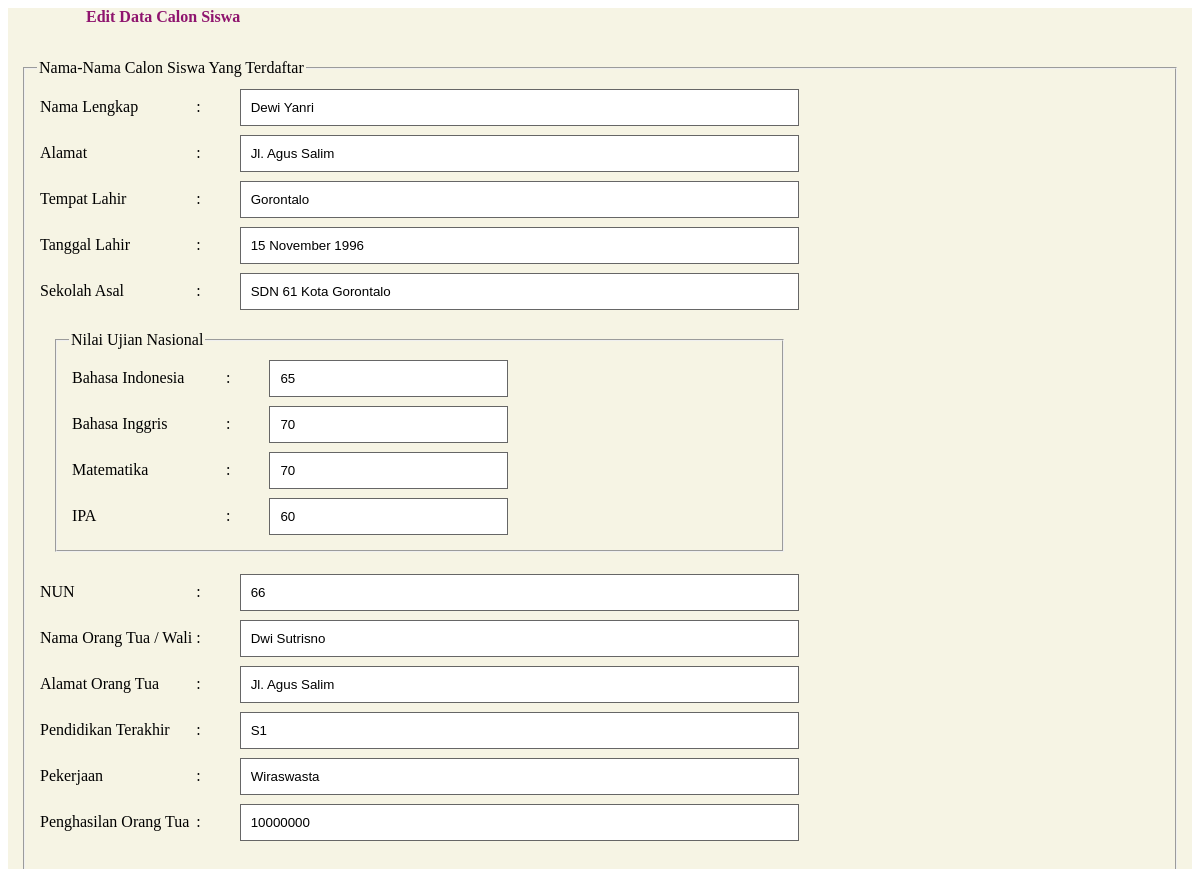
Page /admin/edit-siswa.php?id_siswa=9 on the committed database.
### tables this page shows
CREATE TABLE IF NOT EXISTS `tbl_siswa` (
  `id_siswa` int(11) NOT NULL AUTO_INCREMENT,
  `nama` varchar(200) NOT NULL,
  `alamat` varchar(200) NOT NULL,
  `tmp_lahir` varchar(200) NOT NULL,
  `tgl_lahir` varchar(200) NOT NULL,
  `sekolah` varchar(200) NOT NULL,
  `ind` varchar(200) NOT NULL,
  `ing` varchar(200) NOT NULL,
  `mat` varchar(200) NOT NULL,
  `ipa` varchar(200) NOT NULL,
  `nun` varchar(100) NOT NULL,
  `ortu` varchar(200) NOT NULL,
  `alamat_ortu` varchar(200) NOT NULL,
  `pendidikan` varchar(200) NOT NULL,
  `pekerjaan` varchar(200) NOT NULL,
  `penghasilan` varchar(200) NOT NULL,
  PRIMARY KEY (`id_siswa`)
);

### admin/edit-siswa.php (the view, shortened to what this page needs)
<link href="http://ajax.googleapis.com/ajax/libs/jqueryui/1.8.6/themes/sunny/jquery-ui.css" type="text/css" rel="stylesheet"/>
<div id="rightPan">
<h2>Edit Data Calon Siswa</h2>
<fieldset>
<legend>Nama-Nama Calon Siswa Yang Terdaftar</legend>
<form method="post" action="" name="frm" id="frm">
<table>
<?php
$q = mysql_query("select * from tbl_siswa where id_siswa='$_GET[id_siswa]'");
while($r=mysql_fetch_array($q))
{
?>
<tr><td>Nama Lengkap</td><td>: <input type="text" name="nama" size="65" value="<?php echo $r['nama']; ?>"></td></tr>
<tr><td>Alamat</td><td>: <input type="text" name="alamat" size="65" value="<?php echo $r['alamat']; ?>"></td></tr>
<tr><td>Tempat Lahir</td><td>: <input type="text" name="tempat_lahir" size="65" value="<?php echo $r['tmp_lahir']; ?>"></td></tr>
<tr><td>Tanggal Lahir</td><td>: <input type="text" name="tanggal_lahir" size="65" id="tanggal_lahir" value="<?php echo $r['tgl_lahir']; ?>"></td></tr>
<tr><td>Sekolah Asal</td><td>: <input type="text" name="sekolah_asal" size="65" value="<?php echo $r['sekolah']; ?>"></td></tr>
<tr><td colspan="2">
<fieldset>
<legend>Nilai Ujian Nasional</legend>
<table>
<tr><td width="150">Bahasa Indonesia</td><td>: <input type="text" name="bhs_indo" size="25" maxlength="3" onchange="hitNilai()" value="<?php echo $r['ind']; ?>"></td></tr>
<tr><td>Bahasa Inggris</td><td>: <input type="text" name="bhs_ing" size="25" maxlength="3" onchange="hitNilai()" value="<?php echo $r['ing']; ?>"></td></tr>
<tr><td>Matematika</td><td>: <input type="text" name="matematika" size="25" maxlength="3" onchange="hitNilai()" value="<?php echo $r['mat']; ?>"></td></tr>
<tr><td>IPA</td><td>: <input type="text" name="ipa" size="25" maxlength="3" onchange="hitNilai()" value="<?php echo $r['ipa']; ?>"></td></tr>
</table>
</fieldset>
</td></tr>
<tr><td>NUN</td><td>: <input type="text" name="nun" size="65" readonly="readonly" value="<?php echo $r['nun']; ?>"></td></tr>
<tr><td>Nama Orang Tua / Wali</td><td>: <input type="text" name="nama_orang_tua" size="65" value="<?php echo $r['ortu']; ?>"></td></tr>
<tr><td>Alamat Orang Tua</td><td>: <input type="text" name="alamat_orang_tua" size="65" value="<?php echo $r['alamat_ortu']; ?>"></td></tr>
<tr><td>Pendidikan Terakhir</td><td>: <input type="text" name="pendidikan_terakhir" size="65" value="<?php echo $r['pendidikan']; ?>"></td></tr>
<tr><td>Pekerjaan</td><td>: <input type="text" name="pekerjaan" size="65" value="<?php echo $r['pekerjaan']; ?>"></td></tr>
<tr><td>Penghasilan Orang Tua</td><td>: <input type="text" name="penghasilan" size="65" value="<?php echo $r['penghasilan']; ?>"></td></tr>
<?php
}
?>
</table>
</form>
</fieldset>
</div>

### admin/edit-siswa.php (style rules this page uses)
#rightPan { width:100%; float:left; background-color:#F6F4E4; }
#rightPan fieldset { margin:15px; }
#rightPan form input { margin:3px 0 2px 35px; padding:10px; border:1px solid #666666; }
#rightPan h2 { height:36px; color:#8F146E; font-size:16px; padding:0 0 0 75px; margin:0px 0 0 3px; }

### rows in the picture
tbl_siswa: nama "Dewi Yanri", alamat "Jl. Agus Salim", tempat_lahir "Gorontalo", tanggal_lahir "15 November 1996", sekolah_asal "SDN 61 Kota Gorontalo", bhs_indo "65", bhs_ing "70", matematika "70", ipa "60", nun "66", nama_orang_tua "Dwi Sutrisno", alamat_orang_tua "Jl. Agus Salim", pendidikan_terakhir "S1", pekerjaan "Wiraswasta", penghasilan "10000000"
